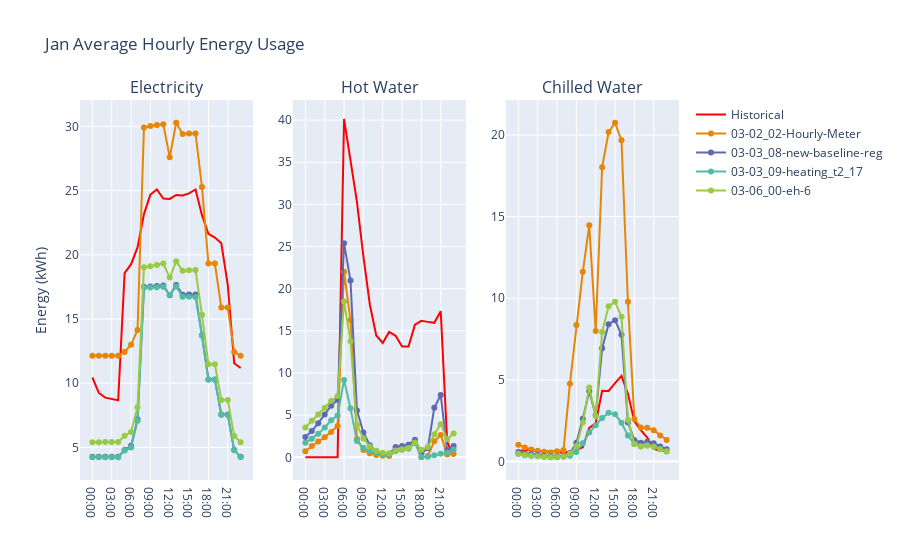

Notebook code for this chart:
### Code cell
plot_datasets_monthly_by_hour(1, "Jan")

### Figure 1 — Plotly figure (JSON) as saved in the notebook; plotly's stock layout.template omitted (floating-point values rounded to 4 significant figures)
{"data": [{"legendgroup": "Months", "line": {"color": "red"}, "mode": "lines", "name": "Historical", "showlegend": true, "type": "scatter", "x": ["00:00", "01:00", "02:00", "03:00", "04:00", "05:00", "06:00", "07:00", "08:00", "09:00", "10:00", "11:00", "12:00", "13:00", "14:00", "15:00", "16:00", "17:00", "18:00", "19:00", "20:00", "21:00", "22:00", "23:00"], "xaxis": "x", "y": [10.45, 9.242, 8.875, 8.783, 8.677, 18.57, 19.27, 20.57, 23.17, 24.69, 25.09, 24.38, 24.35, 24.66, 24.62, 24.78, 25.09, 23.09, 21.63, 21.34, 20.89, 17.66, 11.56, 11.18], "yaxis": "y"}, {"legendgroup": "Months", "line": {"color": "red"}, "mode": "lines", "name": "Historical", "showlegend": false, "type": "scatter", "x": ["00:00", "01:00", "02:00", "03:00", "04:00", "05:00", "06:00", "07:00", "08:00", "09:00", "10:00", "11:00", "12:00", "13:00", "14:00", "15:00", "16:00", "17:00", "18:00", "19:00", "20:00", "21:00", "22:00", "23:00"], "xaxis": "x2", "y": [0.01421, 0, 0, 0, 0, 0, 40.13, 34.96, 30.3, 23.84, 18.13, 14.45, 13.56, 14.87, 14.41, 13.14, 13.15, 15.72, 16.19, 16.07, 15.95, 17.34, 1.852, 0.08734], "yaxis": "y2"}, {"legendgroup": "Months", "line": {"color": "red"}, "mode": "lines", "name": "Historical", "showlegend": false, "type": "scatter", "x": ["00:00", "01:00", "02:00", "03:00", "04:00", "05:00", "06:00", "07:00", "08:00", "09:00", "10:00", "11:00", "12:00", "13:00", "14:00", "15:00", "16:00", "17:00", "18:00", "19:00", "20:00", "21:00", "22:00", "23:00"], "xaxis": "x3", "y": [0.6681, 0.7011, 0.7056, 0.643, 0.618, 0.6412, 0.6116, 0.5108, 0.6405, 0.7064, 0.8753, 2.065, 2.352, 4.338, 4.326, 4.809, 5.245, 4.151, 2.463, 1.929, 1.468, 0.7885, 0.6523, 0.6879], "yaxis": "y3"}, {"legendgroup": "Months", "line": {"color": "rgb(229, 134, 6)"}, "mode": "lines+markers", "name": "03-02_02-Hourly-Meter", "showlegend": true, "type": "scatter", "x": ["00:00", "01:00", "02:00", "03:00", "04:00", "05:00", "06:00", "07:00", "08:00", "09:00", "10:00", "11:00", "12:00", "13:00", "14:00", "15:00", "16:00", "17:00", "18:00", "19:00", "20:00", "21:00", "22:00", "23:00"], "xaxis": "x", "y": [12.13, 12.13, 12.13, 12.13, 12.13, 12.44, 12.99, 14.14, 29.91, 30.02, 30.1, 30.17, 27.6, 30.28, 29.41, 29.45, 29.45, 25.29, 19.33, 19.32, 15.89, 15.89, 12.44, 12.13], "yaxis": "y"}, {"legendgroup": "Months", "line": {"color": "rgb(229, 134, 6)"}, "mode": "lines+markers", "name": "03-02_02-Hourly-Meter", "showlegend": false, "type": "scatter", "x": ["00:00", "01:00", "02:00", "03:00", "04:00", "05:00", "06:00", "07:00", "08:00", "09:00", "10:00", "11:00", "12:00", "13:00", "14:00", "15:00", "16:00", "17:00", "18:00", "19:00", "20:00", "21:00", "22:00", "23:00"], "xaxis": "x2", "y": [0.7245, 1.356, 1.878, 2.37, 3.008, 3.716, 22.01, 16.25, 2.188, 0.8601, 0.4831, 0.2917, 0.1941, 0.1557, 0.7419, 0.9251, 1.055, 1.8, 0.01041, 0.1447, 1.897, 2.657, 0.334, 0.4279], "yaxis": "y2"}, {"legendgroup": "Months", "line": {"color": "rgb(229, 134, 6)"}, "mode": "lines+markers", "name": "03-02_02-Hourly-Meter", "showlegend": false, "type": "scatter", "x": ["00:00", "01:00", "02:00", "03:00", "04:00", "05:00", "06:00", "07:00", "08:00", "09:00", "10:00", "11:00", "12:00", "13:00", "14:00", "15:00", "16:00", "17:00", "18:00", "19:00", "20:00", "21:00", "22:00", "23:00"], "xaxis": "x3", "y": [1.036, 0.8672, 0.7487, 0.6685, 0.6088, 0.5522, 0.6304, 0.7013, 4.764, 8.361, 11.62, 14.46, 7.996, 18.03, 20.18, 20.75, 19.67, 9.787, 2.611, 2.081, 2.072, 1.926, 1.596, 1.326], "yaxis": "y3"}, {"legendgroup": "Months", "line": {"color": "rgb(93, 105, 177)"}, "mode": "lines+markers", "name": "03-03_08-new-baseline-reg", "showlegend": true, "type": "scatter", "x": ["00:00", "01:00", "02:00", "03:00", "04:00", "05:00", "06:00", "07:00", "08:00", "09:00", "10:00", "11:00", "12:00", "13:00", "14:00", "15:00", "16:00", "17:00", "18:00", "19:00", "20:00", "21:00", "22:00", "23:00"], "xaxis": "x", "y": [4.267, 4.268, 4.271, 4.273, 4.276, 4.804, 5.133, 7.196, 17.5, 17.53, 17.56, 17.6, 16.85, 17.65, 16.88, 16.9, 16.9, 13.74, 10.29, 10.29, 7.556, 7.561, 4.792, 4.266], "yaxis": "y"}, {"legendgroup": "Months", "line": {"color": "rgb(93, 105, 177)"}, "mode": "lines+markers", "name": "03-03_08-new-baseline-reg", "showlegend": false, "type": "scatter", "x": ["00:00", "01:00", "02:00", "03:00", "04:00", "05:00", "06:00", "07:00", "08:00", "09:00", "10:00", "11:00", "12:00", "13:00", "14:00", "15:00", "16:00", "17:00", "18:00", "19:00", "20:00", "21:00", "22:00", "23:00"], "xaxis": "x2", "y": [2.419, 3.112, 4.054, 5.093, 6.127, 6.828, 25.38, 20.96, 5.566, 2.96, 1.434, 0.7162, 0.47, 0.3746, 1.238, 1.359, 1.478, 2.098, 0.4742, 1.09, 5.889, 7.386, 0.8308, 1.338], "yaxis": "y2"}, {"legendgroup": "Months", "line": {"color": "rgb(93, 105, 177)"}, "mode": "lines+markers", "name": "03-03_08-new-baseline-reg", "showlegend": false, "type": "scatter", "x": ["00:00", "01:00", "02:00", "03:00", "04:00", "05:00", "06:00", "07:00", "08:00", "09:00", "10:00", "11:00", "12:00", "13:00", "14:00", "15:00", "16:00", "17:00", "18:00", "19:00", "20:00", "21:00", "22:00", "23:00"], "xaxis": "x3", "y": [0.5844, 0.4872, 0.4474, 0.4023, 0.3627, 0.3238, 0.3261, 0.3617, 0.5046, 1.148, 2.628, 4.312, 2.832, 6.937, 8.415, 8.657, 7.767, 2.4, 1.313, 1.147, 1.21, 1.126, 0.9313, 0.7565], "yaxis": "y3"}, {"legendgroup": "Months", "line": {"color": "rgb(82, 188, 163)"}, "mode": "lines+markers", "name": "03-03_09-heating_t2_17", "showlegend": true, "type": "scatter", "x": ["00:00", "01:00", "02:00", "03:00", "04:00", "05:00", "06:00", "07:00", "08:00", "09:00", "10:00", "11:00", "12:00", "13:00", "14:00", "15:00", "16:00", "17:00", "18:00", "19:00", "20:00", "21:00", "22:00", "23:00"], "xaxis": "x", "y": [4.242, 4.235, 4.235, 4.236, 4.237, 4.763, 4.989, 7.078, 17.44, 17.45, 17.48, 17.5, 16.87, 17.53, 16.74, 16.73, 16.72, 13.7, 10.28, 10.28, 7.537, 7.532, 4.778, 4.246], "yaxis": "y"}, {"legendgroup": "Months", "line": {"color": "rgb(82, 188, 163)"}, "mode": "lines+markers", "name": "03-03_09-heating_t2_17", "showlegend": false, "type": "scatter", "x": ["00:00", "01:00", "02:00", "03:00", "04:00", "05:00", "06:00", "07:00", "08:00", "09:00", "10:00", "11:00", "12:00", "13:00", "14:00", "15:00", "16:00", "17:00", "18:00", "19:00", "20:00", "21:00", "22:00", "23:00"], "xaxis": "x2", "y": [1.739, 2.218, 2.806, 3.526, 4.387, 4.973, 9.169, 5.82, 1.926, 1.135, 0.7375, 0.4809, 0.3386, 0.2888, 0.745, 0.9267, 1.039, 1.709, 0.05078, 0.07996, 0.2444, 0.4171, 0.5561, 0.9359], "yaxis": "y2"}, {"legendgroup": "Months", "line": {"color": "rgb(82, 188, 163)"}, "mode": "lines+markers", "name": "03-03_09-heating_t2_17", "showlegend": false, "type": "scatter", "x": ["00:00", "01:00", "02:00", "03:00", "04:00", "05:00", "06:00", "07:00", "08:00", "09:00", "10:00", "11:00", "12:00", "13:00", "14:00", "15:00", "16:00", "17:00", "18:00", "19:00", "20:00", "21:00", "22:00", "23:00"], "xaxis": "x3", "y": [0.4845, 0.3949, 0.3661, 0.3298, 0.2974, 0.267, 0.2709, 0.3003, 0.3662, 0.5913, 1.13, 1.783, 2.23, 2.669, 2.986, 2.902, 2.376, 1.594, 1.08, 0.9421, 1.008, 0.9271, 0.7666, 0.6188], "yaxis": "y3"}, {"legendgroup": "Months", "line": {"color": "rgb(153, 201, 69)"}, "mode": "lines+markers", "name": "03-06_00-eh-6", "showlegend": true, "type": "scatter", "x": ["00:00", "01:00", "02:00", "03:00", "04:00", "05:00", "06:00", "07:00", "08:00", "09:00", "10:00", "11:00", "12:00", "13:00", "14:00", "15:00", "16:00", "17:00", "18:00", "19:00", "20:00", "21:00", "22:00", "23:00"], "xaxis": "x", "y": [5.41, 5.411, 5.414, 5.417, 5.42, 5.913, 6.205, 8.135, 19.03, 19.12, 19.21, 19.31, 18.22, 19.49, 18.76, 18.8, 18.81, 15.31, 11.48, 11.47, 8.689, 8.691, 5.899, 5.409], "yaxis": "y"}, {"legendgroup": "Months", "line": {"color": "rgb(153, 201, 69)"}, "mode": "lines+markers", "name": "03-06_00-eh-6", "showlegend": false, "type": "scatter", "x": ["00:00", "01:00", "02:00", "03:00", "04:00", "05:00", "06:00", "07:00", "08:00", "09:00", "10:00", "11:00", "12:00", "13:00", "14:00", "15:00", "16:00", "17:00", "18:00", "19:00", "20:00", "21:00", "22:00", "23:00"], "xaxis": "x2", "y": [3.537, 4.329, 5.082, 5.878, 6.688, 7.277, 18.47, 13.78, 3.827, 2.234, 1.28, 0.7685, 0.5501, 0.4869, 0.7979, 0.9622, 1.098, 1.767, 0.904, 1.225, 2.745, 3.937, 2.148, 2.833], "yaxis": "y2"}, {"legendgroup": "Months", "line": {"color": "rgb(153, 201, 69)"}, "mode": "lines+markers", "name": "03-06_00-eh-6", "showlegend": false, "type": "scatter", "x": ["00:00", "01:00", "02:00", "03:00", "04:00", "05:00", "06:00", "07:00", "08:00", "09:00", "10:00", "11:00", "12:00", "13:00", "14:00", "15:00", "16:00", "17:00", "18:00", "19:00", "20:00", "21:00", "22:00", "23:00"], "xaxis": "x3", "y": [0.4831, 0.4047, 0.363, 0.3299, 0.3017, 0.2739, 0.28, 0.306, 0.4925, 0.944, 2.392, 4.532, 2.77, 7.942, 9.506, 9.789, 8.865, 2.554, 1.077, 0.9317, 0.967, 0.905, 0.7548, 0.6312], "yaxis": "y3"}], "layout": {"annotations": [{"font": {"size": 16}, "showarrow": false, "text": "Electricity", "x": 0.1444, "xanchor": "center", "xref": "paper", "y": 1, "yanchor": "bottom", "yref": "paper"}, {"font": {"size": 16}, "showarrow": false, "text": "Hot Water", "x": 0.5, "xanchor": "center", "xref": "paper", "y": 1, "yanchor": "bottom", "yref": "paper"}, {"font": {"size": 16}, "showarrow": false, "text": "Chilled Water", "x": 0.8556, "xanchor": "center", "xref": "paper", "y": 1, "yanchor": "bottom", "yref": "paper"}], "title": {"text": "Jan Average Hourly Energy Usage"}, "xaxis": {"anchor": "y", "domain": [0, 0.2889]}, "xaxis2": {"anchor": "y2", "domain": [0.3556, 0.6444]}, "xaxis3": {"anchor": "y3", "domain": [0.7111, 1]}, "yaxis": {"anchor": "x", "domain": [0, 1], "title": {"text": "Energy (kWh)"}}, "yaxis2": {"anchor": "x2", "domain": [0, 1]}, "yaxis3": {"anchor": "x3", "domain": [0, 1]}}}
